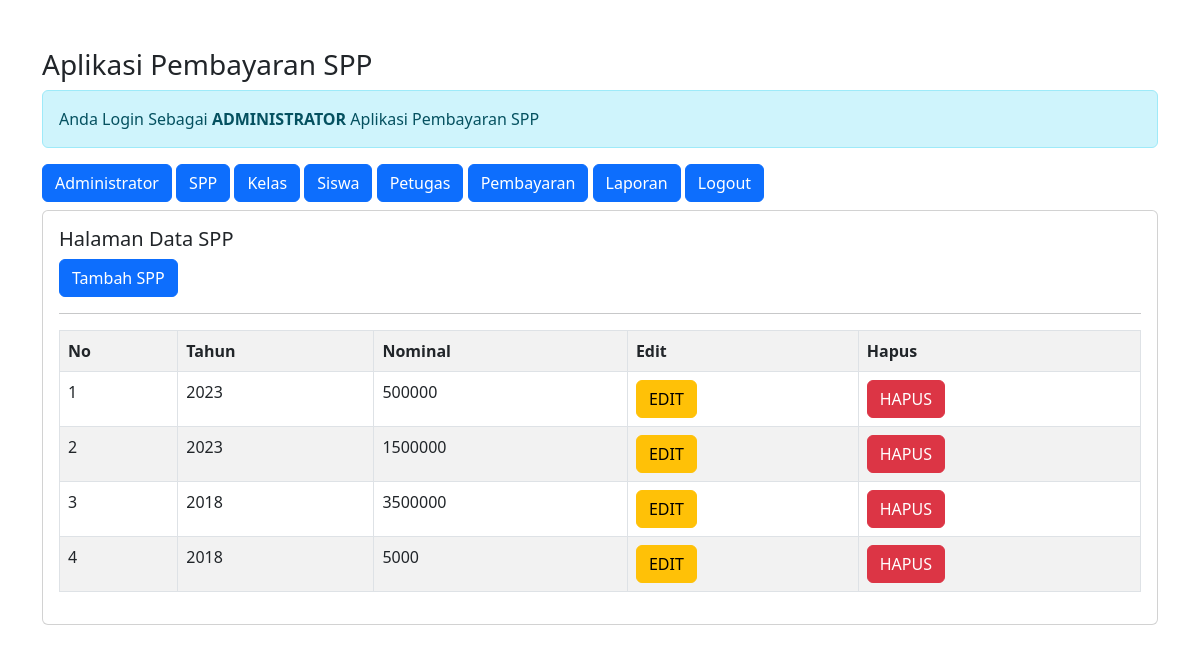
/admin/admin.php?url=spp (signed in), run on an earlier commit of the app's database.
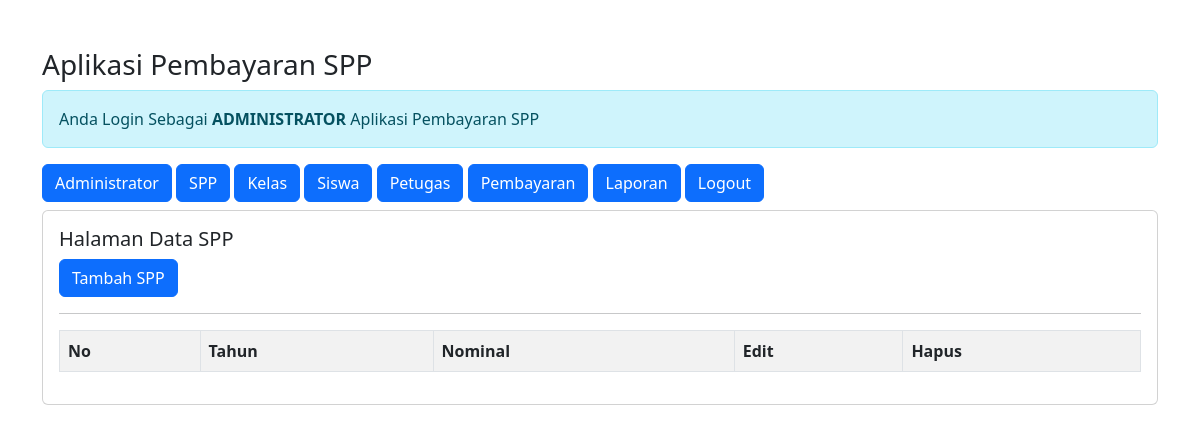
And on a later commit of the database.
### tables this page shows
CREATE TABLE `spp` (
  `id_spp` int(11) NOT NULL,
  `tahun` int(11) NOT NULL,
  `nominal` int(11) NOT NULL
);

### admin/spp.php (the view)
<h5>Halaman Data SPP</h5>
<a href="?url=tambah-spp" class="btn btn-primary"> Tambah SPP </a>
<hr>
<table class="table table-striped table-bordered">
    <tr class="fw-bold">
        <td>No</td>
        <td>Tahun</td>
        <td>Nominal</td>
        <td>Edit</td>
        <td>Hapus</td>
    </tr>
    <?php
    include '../koneksi.php';
    $no = 1;
    $sql = "SELECT*FROM spp ORDER BY id_spp DESC";
    $query = mysqli_query($koneksi, $sql);
    foreach($query as $data) {?>
    <tr>
        <td><?= $no++; ?></td>
        <td><?= $data['tahun'] ?></td>
        <td><?= $data['nominal'] ?></td>
        <td>
        <a href="?url=edit-spp&id_spp=<?= $data['id_spp']?>" class='btn btn-warning'>EDIT</a>
        </td>
        <td>
         <a onclick = "return confirm('Apakah Anda Yakin Ingin Menghapus Data')"
         href="?url=hapus-spp&id_spp=<?= $data['id_spp']?>" class='btn btn-danger'>HAPUS</a>
        </td>
    </tr>
    <?php }?>
</table>

What changed in the data, as far as the page shows it:
removed spp: tahun "2023", nominal "500000"
removed spp: tahun "2023", nominal "1500000"
removed spp: tahun "2018", nominal "3500000"
removed spp: tahun "2018", nominal "5000"
